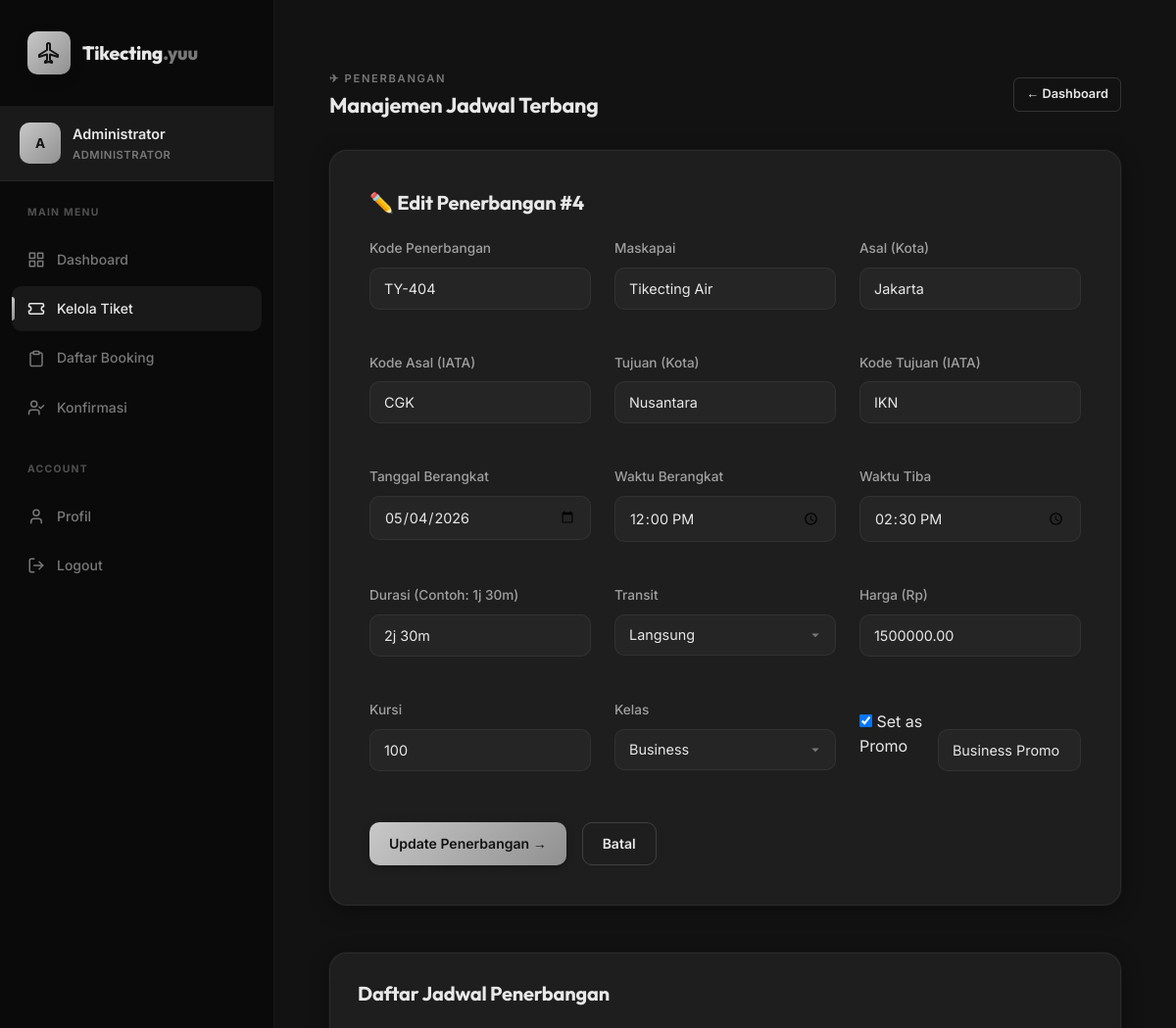
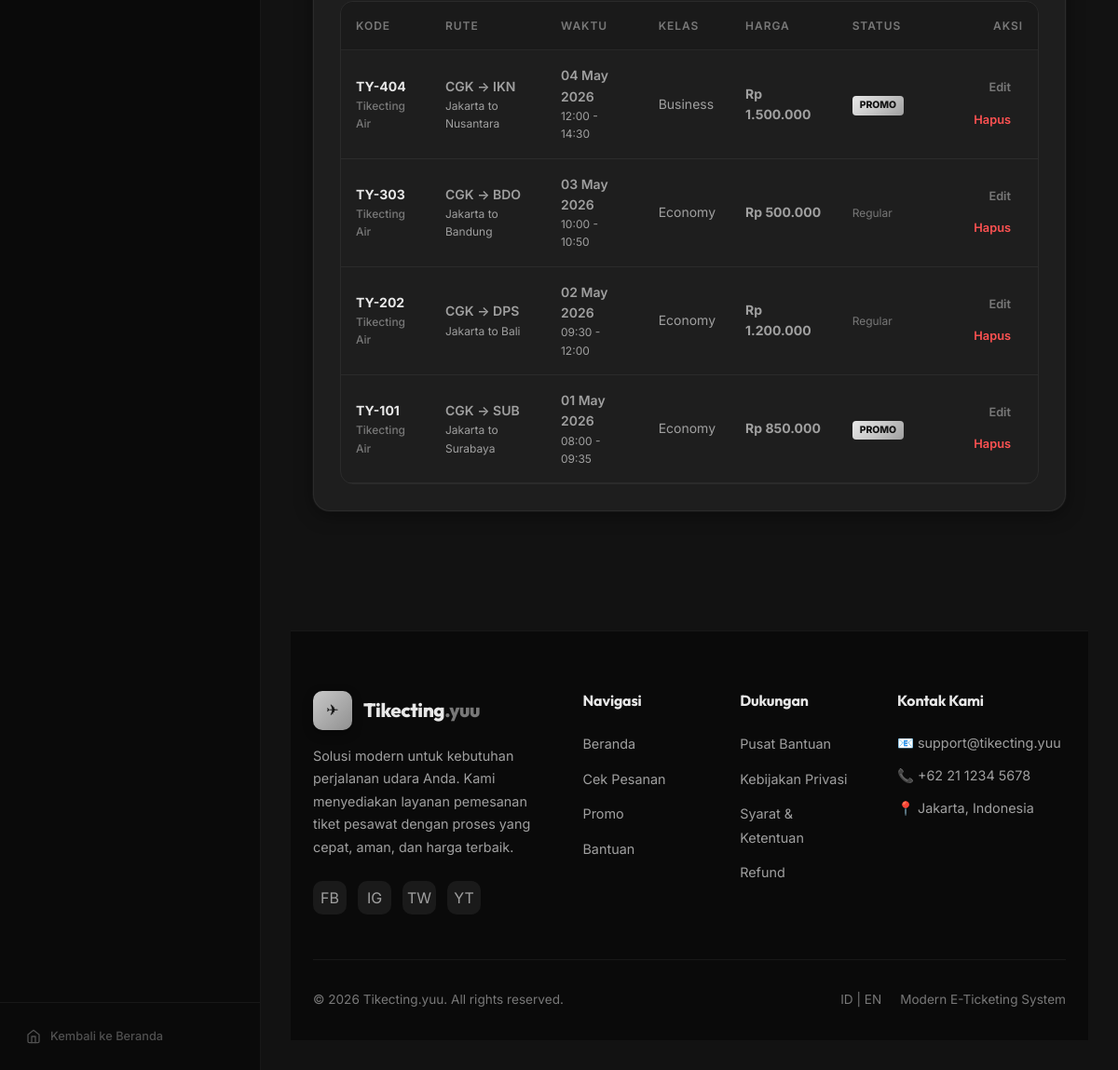
/admin/tickets.php?edit=4 (signed in), run on the app's committed database (2 pictures, top to bottom).
### tables this page shows
CREATE TABLE `flights` (
  `id` int(11) NOT NULL AUTO_INCREMENT,
  `flight_code` varchar(20) NOT NULL,
  `airline_name` varchar(100) NOT NULL,
  `airline_logo` varchar(255) DEFAULT NULL,
  `origin` varchar(100) NOT NULL,
  `origin_code` varchar(10) NOT NULL,
  `destination` varchar(100) NOT NULL,
  `dest_code` varchar(10) NOT NULL,
  `depart_date` date NOT NULL,
  `depart_time` time NOT NULL,
  `arrive_time` time NOT NULL,
  `duration` varchar(50) DEFAULT NULL,
  `transit` enum('direct','1_transit','2_transit') DEFAULT 'direct',
  `price` decimal(12,2) NOT NULL,
  `class` enum('economy','business','first') DEFAULT 'economy',
  `seats_available` int(11) DEFAULT 100,
  `baggage_capacity` varchar(50) DEFAULT '20kg',
  `refund_policy` text DEFAULT NULL,
  `facilities` text DEFAULT NULL,
  `delay_history` varchar(100) DEFAULT 'On Time',
  `rating` decimal(2,1) DEFAULT 4.5,
  `is_promo` tinyint(1) DEFAULT 0,
  `promo_badge` varchar(50) DEFAULT NULL,
  `created_at` timestamp NOT NULL DEFAULT current_timestamp(),
  PRIMARY KEY (`id`)
);

### config.php (called while the page is built, shortened)
<?php
function e($str) {
    return htmlspecialchars((string)$str, ENT_QUOTES, 'UTF-8');
}
function format_rupiah($amount){
    return 'Rp ' . number_format($amount, 0, ',', '.');
}

### admin/tickets.php (the view, shortened to what this page needs)
<?php
require_once __DIR__ . '/../config.php';
require_once __DIR__ . '/../includes/functions.php';
$flights = $pdo->query('SELECT * FROM flights ORDER BY depart_date DESC, depart_time ASC')->fetchAll();
$editFlight = null;
if(isset($_GET['edit'])){
    $editId = intval($_GET['edit']);
    $stmEdit = $pdo->prepare('SELECT * FROM flights WHERE id = ?');
    $stmEdit->execute([$editId]);
    $editFlight = $stmEdit->fetch();
}
?>
<!doctype html>
<html lang="id">
<head>
  <?php include __DIR__ . '/../includes/head.php'; ?>
</head>
<body class="tyy-bg-base">
  <?php include __DIR__ . '/../includes/navbar.php'; ?>
  <div class="tyy-page-content">
    <div class="tyy-container">
      <div class="tyy-flex-between" style="margin-bottom:2rem;">
        <div>
          <div class="tyy-section-label">✈ Penerbangan</div>
          <h2 class="tyy-section-title">Manajemen Jadwal Terbang</h2>
        </div>
        <a href="dashboard.php" class="tyy-btn tyy-btn-outline tyy-btn-sm">← Dashboard</a>
      </div>
      <div class="tyy-card fade-in" style="margin-bottom:3rem; padding:2.5rem;">
        <h4 style="margin-bottom:1.5rem;"><?=$editFlight ? '✏️ Edit Penerbangan #'.$editFlight['id'] : '➕ Tambah Jadwal Baru'?></h4>
        <form method="post" id="flightForm">
          <div style="display:grid; grid-template-columns:repeat(auto-fit, minmax(200px, 1fr)); gap:1.5rem;">
            <div class="tyy-form-group">
              <label class="tyy-label">Kode Penerbangan</label>
              <input type="text" name="flight_code" class="tyy-input" placeholder="TY-101" required value="<?=e($editFlight['flight_code'] ?? '')?>">
            </div>
            <div class="tyy-form-group">
              <label class="tyy-label">Maskapai</label>
              <input type="text" name="airline_name" class="tyy-input" placeholder="Tikecting Air" value="<?=e($editFlight['airline_name'] ?? 'Tikecting Air')?>">
            </div>
            <div class="tyy-form-group">
              <label class="tyy-label">Asal (Kota)</label>
              <input type="text" name="origin" class="tyy-input" placeholder="Jakarta" required value="<?=e($editFlight['origin'] ?? '')?>">
            </div>
            <div class="tyy-form-group">
              <label class="tyy-label">Kode Asal (IATA)</label>
              <input type="text" name="origin_code" class="tyy-input" placeholder="CGK" required value="<?=e($editFlight['origin_code'] ?? '')?>">
            </div>
            <div class="tyy-form-group">
              <label class="tyy-label">Tujuan (Kota)</label>
              <input type="text" name="destination" class="tyy-input" placeholder="Bali" required value="<?=e($editFlight['destination'] ?? '')?>">
            </div>
            <div class="tyy-form-group">
              <label class="tyy-label">Kode Tujuan (IATA)</label>
              <input type="text" name="dest_code" class="tyy-input" placeholder="DPS" required value="<?=e($editFlight['dest_code'] ?? '')?>">
            </div>
            <div class="tyy-form-group">
              <label class="tyy-label">Tanggal Berangkat</label>
              <input type="date" name="depart_date" class="tyy-input" required value="<?=e($editFlight['depart_date'] ?? '')?>">
            </div>
            <div class="tyy-form-group">
              <label class="tyy-label">Waktu Berangkat</label>
              <input type="time" name="depart_time" class="tyy-input" required value="<?=e($editFlight['depart_time'] ?? '')?>">
            </div>
            <div class="tyy-form-group">
              <label class="tyy-label">Waktu Tiba</label>
              <input type="time" name="arrive_time" class="tyy-input" required value="<?=e($editFlight['arrive_time'] ?? '')?>">
            </div>
            <div class="tyy-form-group">
              <label class="tyy-label">Durasi (Contoh: 1j 30m)</label>
              <input type="text" name="duration" class="tyy-input" value="<?=e($editFlight['duration'] ?? '')?>">
            </div>
            <div class="tyy-form-group">
              <label class="tyy-label">Transit</label>
              <select name="transit" class="tyy-input">
                <option value="direct" <?=(($editFlight['transit']??'')=='direct')?'selected':''?>>Langsung</option>
              </select>
            </div>
            <div class="tyy-form-group">
              <label class="tyy-label">Harga (Rp)</label>
              <input type="number" name="price" class="tyy-input" required value="<?=e($editFlight['price'] ?? '')?>">
            </div>
            <div class="tyy-form-group">
              <label class="tyy-label">Kursi</label>
              <input type="number" name="seats_available" class="tyy-input" value="<?=e($editFlight['seats_available'] ?? '100')?>">
            </div>
            <div class="tyy-form-group">
              <label class="tyy-label">Kelas</label>
              <select name="class" class="tyy-input">
                <option value="business" <?=(($editFlight['class']??'')=='business')?'selected':''?>>Business</option>
              </select>
            </div>
            <div class="tyy-form-group" style="display:flex; align-items:flex-end; gap:10px;">
              <label class="tyy-checkbox-label" style="margin-bottom:12px;">
                <input type="checkbox" name="is_promo" <?=(($editFlight['is_promo']??0)==1)?'checked':''?>> Set as Promo
              </label>
              <input type="text" name="promo_badge" class="tyy-input" placeholder="Badge (e.g. Best Deal)" value="<?=e($editFlight['promo_badge'] ?? '')?>">
            </div>
          </div>
          <div style="margin-top:2rem; display:flex; gap:1rem;">
            <button type="submit" class="tyy-btn tyy-btn-primary"><?=$editFlight ? 'Update Penerbangan' : 'Simpan Penerbangan'?> →</button>
            <?php if($editFlight): ?>
              <a href="tickets.php" class="tyy-btn tyy-btn-outline">Batal</a>
            <?php endif; ?>
          </div>
        </form>
      </div>
      <div class="tyy-card fade-in">
        <h4 style="margin-bottom:1.5rem;">Daftar Jadwal Penerbangan</h4>
        <div class="tyy-table-wrap" style="overflow-x:auto;">
          <table class="tyy-table" style="width:100%; border-collapse:collapse;">
            <thead>
              <tr style="text-align:left; border-bottom:1px solid var(--border-subtle); color:var(--text-muted);">
                <th style="padding:1rem;">KODE</th>
                <th style="padding:1rem;">RUTE</th>
                <th style="padding:1rem;">WAKTU</th>
                <th style="padding:1rem;">KELAS</th>
                <th style="padding:1rem;">HARGA</th>
                <th style="padding:1rem;">STATUS</th>
                <th style="padding:1rem; text-align:right;">AKSI</th>
              </tr>
            </thead>
            <tbody>
              <?php foreach($flights as $f): ?>
                <tr style="border-bottom:1px solid var(--border-subtle);">
                  <td style="padding:1rem;">
                    <div style="font-weight:700; color:var(--text-primary);"><?=e($f['flight_code'])?></div>
                    <div style="font-size:0.75rem; color:var(--text-muted);"><?=e($f['airline_name'])?></div>
                  </td>
                  <td style="padding:1rem;">
                    <div style="font-weight:600;"><?=e($f['origin_code'])?> → <?=e($f['dest_code'])?></div>
                    <div style="font-size:0.75rem; color:var(--text-secondary);"><?=e($f['origin'])?> to <?=e($f['destination'])?></div>
                  </td>
                  <td style="padding:1rem;">
                    <div style="font-weight:600;"><?=date('d M Y', strtotime($f['depart_date']))?></div>
                    <div style="font-size:0.75rem; color:var(--text-secondary);"><?=date('H:i', strtotime($f['depart_time']))?> - <?=date('H:i', strtotime($f['arrive_time']))?></div>
                  </td>
                  <td style="padding:1rem; text-transform:capitalize;"><?=e($f['class'])?></td>
                  <td style="padding:1rem; font-weight:700;"><?=format_rupiah($f['price'])?></td>
                  <td style="padding:1rem;">
                    <?php if($f['is_promo']): ?>
                      <span class="tyy-badge" style="background:var(--gradient-silver); color:var(--text-inverse); padding:2px 8px; border-radius:4px; font-size:0.65rem; font-weight:800;">PROMO</span>
                    <?php else: ?>
                      <span style="color:var(--text-muted); font-size:0.75rem;">Regular</span>
                    <?php endif; ?>
                  </td>
                  <td style="padding:1rem; text-align:right;">
                    <a href="?edit=<?=$f['id']?>" class="tyy-btn tyy-btn-ghost tyy-btn-sm">Edit</a>
                    <a href="?delete=<?=$f['id']?>" class="tyy-btn tyy-btn-ghost tyy-btn-sm" style="color:#ff5252;" onclick="return confirm('Hapus penerbangan ini?')">Hapus</a>
                  </td>
                </tr>
              <?php endforeach; ?>
            </tbody>
          </table>
        </div>
      </div>
    </div>
  </div>
  <?php include __DIR__ . '/../includes/footer.php'; ?>
</body>
</html>

### data on the page
flights: id "4", flight_code "TY-404", airline_name "Tikecting Air", origin "Jakarta", origin_code "CGK", destination "Nusantara", dest_code "IKN", depart_date "05/04/2026", depart_time "12:00:00", arrive_time "14:30:00", duration "2j 30m", transit "Langsung", price "1500000.00", seats_available "100", class "Business", is_promo "☑", promo_badge "Business Promo", depart_date "04 May 2026", depart_time "12:00", arrive_time "14:30", price "Rp 1.500.000", shows "PROMO"
flights: flight_code "TY-303", airline_name "Tikecting Air", origin_code "CGK", dest_code "BDO", origin "Jakarta", destination "Bandung", depart_date "03 May 2026", depart_time "10:00", arrive_time "10:50", class "Economy", price "Rp 500.000", is_promo "Regular"
flights: flight_code "TY-202", airline_name "Tikecting Air", origin_code "CGK", dest_code "DPS", origin "Jakarta", destination "Bali", depart_date "02 May 2026", depart_time "09:30", arrive_time "12:00", class "Economy", price "Rp 1.200.000", is_promo "Regular"
flights: flight_code "TY-101", airline_name "Tikecting Air", origin_code "CGK", dest_code "SUB", origin "Jakarta", destination "Surabaya", depart_date "01 May 2026", depart_time "08:00", arrive_time "09:35", class "Economy", price "Rp 850.000", is_promo "PROMO"

### other printed values
get_user_initials() "A"
$_SESSION['user']['name'] "Administrator"
